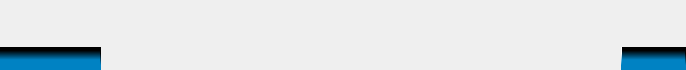
<?xml version="1.0" encoding="UTF-8"?>
<ui version="4.0">
 <class>TopMenu</class>
 <widget class="QWidget" name="TopMenu">
  <property name="geometry">
   <rect>
    <x>0</x>
    <y>0</y>
    <width>686</width>
    <height>70</height>
   </rect>
  </property>
  <property name="windowTitle">
   <string>Form</string>
  </property>
  <layout class="QGridLayout" name="gridLayout">
   <property name="leftMargin">
    <number>0</number>
   </property>
   <property name="topMargin">
    <number>0</number>
   </property>
   <property name="rightMargin">
    <number>0</number>
   </property>
   <property name="bottomMargin">
    <number>0</number>
   </property>
   <property name="spacing">
    <number>0</number>
   </property>
   <item row="0" column="0">
    <widget class="QWidget" name="widget" native="true">
     <layout class="QGridLayout" name="gridLayout_2" rowstretch="2,1" columnstretch="101,65,65,65,65,65,65,65,65,65">
      <property name="leftMargin">
       <number>0</number>
      </property>
      <property name="topMargin">
       <number>0</number>
      </property>
      <property name="rightMargin">
       <number>0</number>
      </property>
      <property name="bottomMargin">
       <number>0</number>
      </property>
      <property name="spacing">
       <number>0</number>
      </property>
      <item row="0" column="0">
       <widget class="QLabel" name="label_1">
        <property name="text">
         <string/>
        </property>
        <property name="alignment">
         <set>Qt::AlignCenter</set>
        </property>
       </widget>
      </item>
      <item row="0" column="1">
       <widget class="QLabel" name="label_2">
        <property name="text">
         <string/>
        </property>
        <property name="alignment">
         <set>Qt::AlignCenter</set>
        </property>
       </widget>
      </item>
      <item row="0" column="2">
       <widget class="QLabel" name="label_3">
        <property name="text">
         <string/>
        </property>
        <property name="alignment">
         <set>Qt::AlignCenter</set>
        </property>
       </widget>
      </item>
      <item row="0" column="3">
       <widget class="QLabel" name="label_4">
        <property name="text">
         <string/>
        </property>
        <property name="alignment">
         <set>Qt::AlignCenter</set>
        </property>
       </widget>
      </item>
      <item row="0" column="4">
       <widget class="QLabel" name="label_5">
        <property name="text">
         <string/>
        </property>
        <property name="alignment">
         <set>Qt::AlignCenter</set>
        </property>
       </widget>
      </item>
      <item row="0" column="5">
       <widget class="QLabel" name="label_6">
        <property name="text">
         <string/>
        </property>
        <property name="alignment">
         <set>Qt::AlignCenter</set>
        </property>
       </widget>
      </item>
      <item row="0" column="6">
       <widget class="QLabel" name="label_7">
        <property name="text">
         <string/>
        </property>
        <property name="alignment">
         <set>Qt::AlignCenter</set>
        </property>
       </widget>
      </item>
      <item row="0" column="7">
       <widget class="QLabel" name="label_8">
        <property name="text">
         <string/>
        </property>
        <property name="alignment">
         <set>Qt::AlignCenter</set>
        </property>
       </widget>
      </item>
      <item row="0" column="8">
       <widget class="QLabel" name="label_9">
        <property name="text">
         <string/>
        </property>
        <property name="alignment">
         <set>Qt::AlignCenter</set>
        </property>
       </widget>
      </item>
      <item row="0" column="9">
       <widget class="QLabel" name="label_10">
        <property name="text">
         <string/>
        </property>
        <property name="alignment">
         <set>Qt::AlignCenter</set>
        </property>
       </widget>
      </item>
      <item row="1" column="1">
       <widget class="QLabel" name="measurement_1">
        <property name="styleSheet">
         <string notr="true"/>
        </property>
        <property name="text">
         <string/>
        </property>
        <property name="alignment">
         <set>Qt::AlignCenter</set>
        </property>
       </widget>
      </item>
      <item row="1" column="2">
       <widget class="QLabel" name="measurement_2">
        <property name="text">
         <string/>
        </property>
        <property name="alignment">
         <set>Qt::AlignCenter</set>
        </property>
       </widget>
      </item>
      <item row="1" column="3">
       <widget class="QLabel" name="measurement_3">
        <property name="text">
         <string/>
        </property>
        <property name="alignment">
         <set>Qt::AlignCenter</set>
        </property>
       </widget>
      </item>
      <item row="1" column="4">
       <widget class="QLabel" name="measurement_4">
        <property name="text">
         <string/>
        </property>
        <property name="alignment">
         <set>Qt::AlignCenter</set>
        </property>
       </widget>
      </item>
      <item row="1" column="5">
       <widget class="QLabel" name="measurement_5">
        <property name="text">
         <string/>
        </property>
        <property name="alignment">
         <set>Qt::AlignCenter</set>
        </property>
       </widget>
      </item>
      <item row="1" column="6">
       <widget class="QLabel" name="measurement_6">
        <property name="text">
         <string/>
        </property>
        <property name="alignment">
         <set>Qt::AlignCenter</set>
        </property>
       </widget>
      </item>
      <item row="1" column="7">
       <widget class="QLabel" name="measurement_7">
        <property name="text">
         <string/>
        </property>
        <property name="alignment">
         <set>Qt::AlignCenter</set>
        </property>
       </widget>
      </item>
      <item row="1" column="8">
       <widget class="QLabel" name="measurement_8">
        <property name="text">
         <string/>
        </property>
        <property name="alignment">
         <set>Qt::AlignCenter</set>
        </property>
       </widget>
      </item>
      <item row="1" column="0">
       <widget class="QWidget" name="widget_2" native="true">
        <layout class="QGridLayout" name="gridLayout_3">
         <property name="leftMargin">
          <number>0</number>
         </property>
         <property name="topMargin">
          <number>0</number>
         </property>
         <property name="rightMargin">
          <number>0</number>
         </property>
         <property name="bottomMargin">
          <number>0</number>
         </property>
         <property name="spacing">
          <number>0</number>
         </property>
         <item row="0" column="0">
          <widget class="QTableView" name="tableView_gain">
           <property name="sizePolicy">
            <sizepolicy hsizetype="Ignored" vsizetype="Ignored">
             <horstretch>0</horstretch>
             <verstretch>0</verstretch>
            </sizepolicy>
           </property>
           <property name="focusPolicy">
            <enum>Qt::NoFocus</enum>
           </property>
           <property name="styleSheet">
            <string notr="true">QTableView
{
	background-color: qlineargradient(spread:pad, x1:0.5, y1:0, x2:0.5, y2:1, stop:0.158192 rgba(0, 0, 0, 255), stop:0.559322 rgba(0, 130, 195, 255));
	border-right:1px solid qlineargradient(spread:pad, x1:0.5, y1:0.15, x2:0.5, y2:1, stop:0.158192 rgba(0, 0, 0, 255), stop:0.757062 rgba(0, 130, 195, 255));
}</string>
           </property>
           <property name="frameShape">
            <enum>QFrame::NoFrame</enum>
           </property>
           <property name="selectionMode">
            <enum>QAbstractItemView::NoSelection</enum>
           </property>
           <property name="showGrid">
            <bool>false</bool>
           </property>
          </widget>
         </item>
        </layout>
       </widget>
      </item>
      <item row="1" column="9">
       <widget class="QWidget" name="widget_3" native="true">
        <layout class="QGridLayout" name="gridLayout_4">
         <property name="leftMargin">
          <number>0</number>
         </property>
         <property name="topMargin">
          <number>0</number>
         </property>
         <property name="rightMargin">
          <number>0</number>
         </property>
         <property name="bottomMargin">
          <number>0</number>
         </property>
         <property name="spacing">
          <number>0</number>
         </property>
         <item row="0" column="0">
          <widget class="QTableView" name="tableView_angle">
           <property name="sizePolicy">
            <sizepolicy hsizetype="Ignored" vsizetype="Ignored">
             <horstretch>0</horstretch>
             <verstretch>0</verstretch>
            </sizepolicy>
           </property>
           <property name="focusPolicy">
            <enum>Qt::NoFocus</enum>
           </property>
           <property name="styleSheet">
            <string notr="true">QTableView
{
	background-color: qlineargradient(spread:pad, x1:0.5, y1:0, x2:0.5, y2:1, stop:0.158192 rgba(0, 0, 0, 255), stop:0.559322 rgba(0, 130, 195, 255));
	border-left:1px solid qlineargradient(spread:pad, x1:0.5, y1:0.15, x2:0.5, y2:1, stop:0.158192 rgba(255, 255, 255, 255), stop:0.757062 rgba(0, 130, 195, 255));
	border-right:1px solid qlineargradient(spread:pad, x1:0.5, y1:0.15, x2:0.5, y2:1, stop:0.158192 rgba(0, 0, 0, 255), stop:0.757062 rgba(0, 130, 195, 255));
}</string>
           </property>
           <property name="frameShape">
            <enum>QFrame::NoFrame</enum>
           </property>
           <property name="selectionMode">
            <enum>QAbstractItemView::NoSelection</enum>
           </property>
           <property name="showGrid">
            <bool>false</bool>
           </property>
          </widget>
         </item>
        </layout>
       </widget>
      </item>
     </layout>
    </widget>
   </item>
  </layout>
 </widget>
 <resources/>
 <connections/>
</ui>
